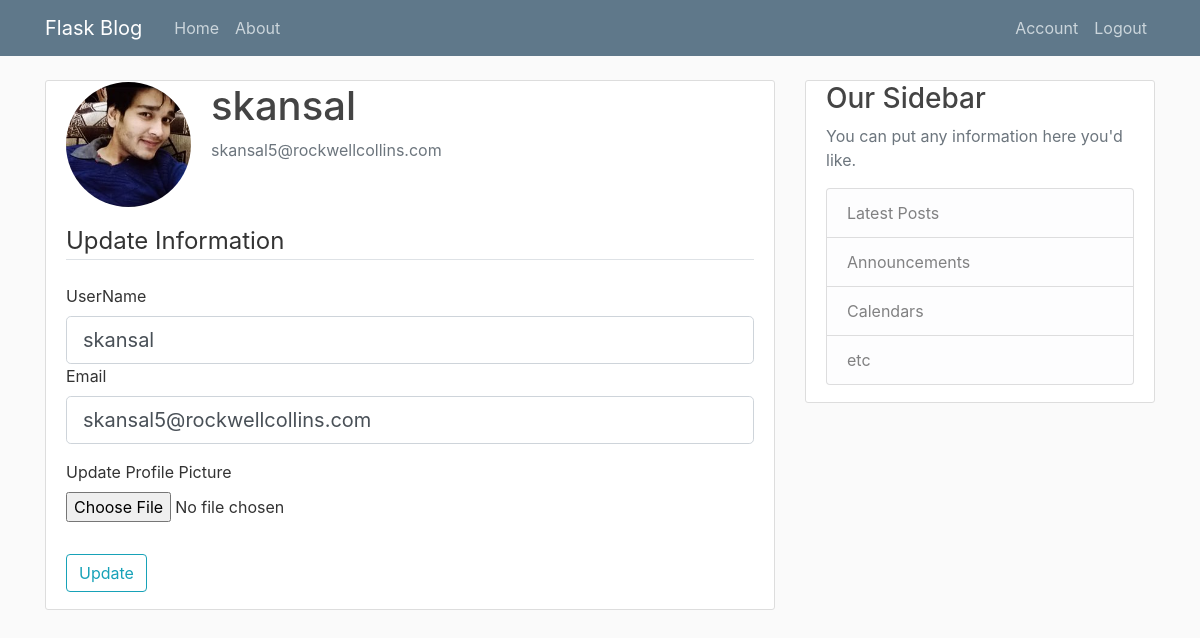
Page /account (signed in) on the earlier database version.
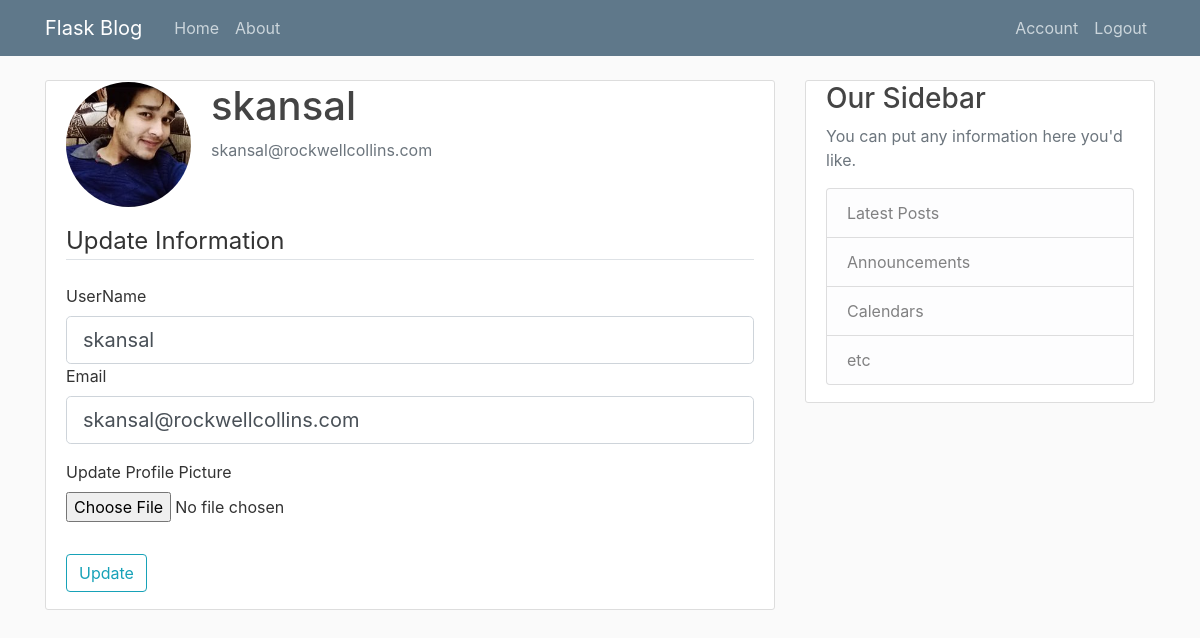
Same page on the later database version.
### flaskblog/model.py (models this page shows)
class User(db.Model, UserMixin):
  id = db.Column(db.Integer, primary_key = True)
  username = db.Column(db.String(20),unique = True, nullable = False)
  email = db.Column(db.String(120),unique = True, nullable = False)
  password = db.Column(db.String(20), unique=False,nullable = False)
  image_file = db.Column(db.String(20),default='default.jpg', nullable = False)
  posts = db.relationship('Post',backref ='post',lazy = True)
  def __repr__(self):
    return f"User('{self.username}','{self.email}','{self.image_file}')"

### flaskblog/routes.py (the view)
@app.route("/account",methods = ['GET','POST'])
@login_required
def account():
  form = UpdateInformation()
  print(form.validate_on_submit())
  print("form.errors:",form.errors)
  if form.validate_on_submit():
    final_pic = save_pic(current_user.image.data)
    current_user.image_file = final_pic
    current_user.username = form.username.data
    current_user.email = form.email.data
    db.session.commit()
    flash(f'Your Account has been updated !','success')
    return redirect(url_for('account'))
  elif request.method == "GET":
    form.username.data = current_user.username
    form.email.data = current_user.email
  image_file = url_for('static', filename = 'profile_pics/' + current_user.image_file)
  return render_template('account.html', title ='Account' ,image_file = image_file, form = form)

### flaskblog/forms.py (shortened to what this page needs)
class UpdateInformation(FlaskForm):
  username = StringField('UserName',validators=[DataRequired(),Length(min=2,max=20)])
  email = StringField('Email',validators=[DataRequired(),Email()])
  image = FileField('Update Profile Picture' , validators = [FileAllowed('png','jpg')])
  update = SubmitField('Update')

### flaskblog/model.py (called while the page is built)
@login_manager.user_loader
def load_user(user_id):
  print("USER{{{{{{{{{{{}}}}}}}}}}}}}}}:",User.query.get(int(user_id))," IDDDDDDDD: ",user_id)
  return User.query.get(int(user_id))

### flaskblog/templates/account.html (shortened to what this page needs)
{% extends "layout.html" %}
{% block content %}
  <div class="content-section">
    <div class="media">
      <img class="rounded-circle account-img" src="{{image_file}}">
      <div class="media-body">
        <h2 class="account-heading">{{current_user.username}}</h2>
        <p class="text-secondary">{{current_user.email}}</p>
      </div>
    </div>
    <form action='' method = 'POST' enctype = "multipart/form-data">
      <fieldset class='form-group'>
	      <legend class='border-bottom mb-4' >Update Information</legend>
	        {{form.username.label(class="form-control-label")}}
	    	  {% if form.username.errors %}
	    	    {{form.username(class = "form-control form-control-lg is-invalid")}}
	    	    <div = "invalid-feedback">
	    	      {% for error in form.username.errors %}
	    		     <span>{{error}}</span>
	    		    {% endfor %}
	    	    </div>
	    	  {% else %}
	    	    {{form.username(class = "form-control form-control-lg")}}
	      	{% endif %}
	        <div class="form-group">
	          {{form.email.label(class="form-control-label")}}
	    	    {% if form.email.errors %}
	    	      {{form.email(class = "form-control form-control-lg is-invalid")}}
	    	      <div = "invalid-feedback">
	    	       {% for error in form.email.errors %}
	    		      <span>{{error}}</span>
	    		     {% endfor %}
	    	     </div>
	    	    {% else %}
	    	     {{form.email(class = "form-control form-control-lg")}}
	    	    {% endif %}
	        </div>
          <div class="form-group">
            {{form.image.label()}}
            {{form.image(class="form-control-file")}}
          </div>
	    </fieldset>
	    <div class="form-group">
	    	{{form.update(class="btn btn-outline-info")}}
	    </div>
    </form>
  </div>
{% endblock content %}

### flaskblog/templates/layout.html (shortened to what this page needs)
<html>
<head>
    <link rel="stylesheet" href="https://stackpath.bootstrapcdn.com/bootstrap/4.1.3/css/bootstrap.min.css">
	<link rel ="stylesheet" href="{{url_for('static',filename='main.css')}}">
  <body>
    <header class="site-header">
      <nav class="navbar navbar-expand-md navbar-dark bg-steel fixed-top">
        <div class="container">
          <a class="navbar-brand mr-4" href="/">Flask Blog</a>
          <div class="collapse navbar-collapse" id="navbarToggle">
            <div class="navbar-nav mr-auto">
              <a class="nav-item nav-link" href="/">Home</a>
              <a class="nav-item nav-link" href="/about">About</a>
            </div>
            <div class="navbar-nav">
              {% if  current_user.is_authenticated %}
                <a class="nav-item nav-link" href="/account">Account</a>
                <a class="nav-item nav-link" href="/logout">Logout</a>
              {% else %}
                <a class="nav-item nav-link" href="/login">Login</a>
                <a class="nav-item nav-link" href="/register">Register</a>
              {% endif %}
            </div>
          </div>
        </div>
      </nav>
    </header>
	<main role="main" class="container">
      <div class="row">
        <div class="col-md-8">
          {% block content %}{% endblock %}
        </div>
        <div class="col-md-4">
          <div class="content-section">
            <h3>Our Sidebar</h3>
            <p class='text-muted'>You can put any information here you'd like.
              <ul class="list-group">
                <li class="list-group-item list-group-item-light">Latest Posts</li>
                <li class="list-group-item list-group-item-light">Announcements</li>
                <li class="list-group-item list-group-item-light">Calendars</li>
                <li class="list-group-item list-group-item-light">etc</li>
              </ul>
            </p>
          </div>
        </div>
      </div>
    </main>
  </body>
</head>
</html>

### flaskblog/static/main.css (style rules this page uses)
body { background: #fafafa; color: #333333; margin-top: 5rem; }
h1, h2, h3, h4, h5, h6 { color: #444444; }
.bg-steel { background-color: #5f788a; }
.site-header .navbar-nav .nav-link { color: #cbd5db; }
.content-section { background: #ffffff; padding: 1px 20px; border: 1px solid #dddddd; border-radius: 3px; margin-bottom: 20px; }
.account-img { height: 125px; width: 125px; margin-right: 20px; margin-bottom: 16px; }
.account-heading { font-size: 2.5rem; }

Differences in the rows shown:
changed User "skansal": email "skansal5@rockwellcollins.com" → "skansal@rockwellcollins.com"
